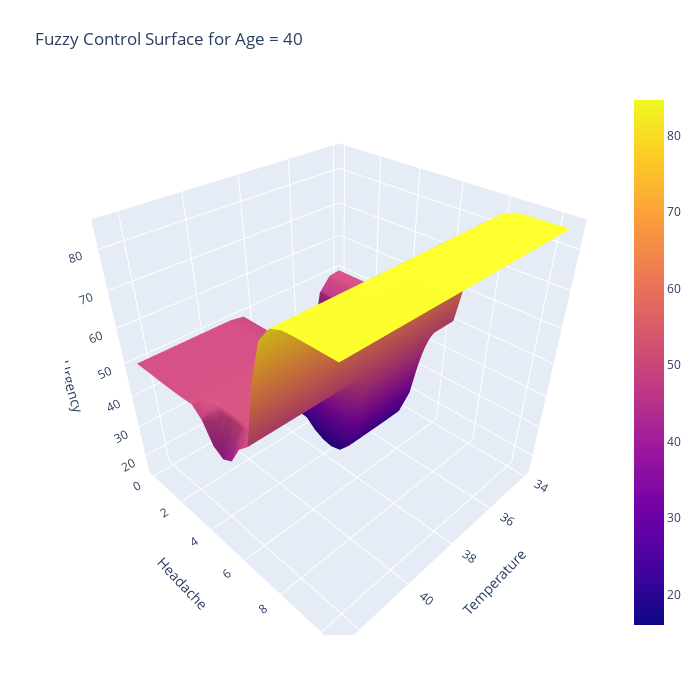
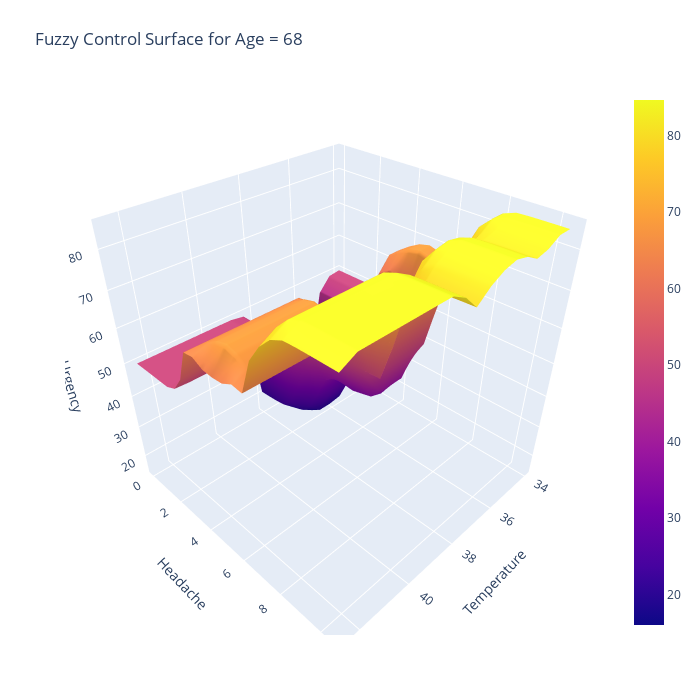

Write notebook code for charts like these, in order.
### Code cell
import numpy as np
import skfuzzy as fuzz
from skfuzzy import control as ctrl
import plotly.graph_objects as go
from ipywidgets import interact, IntSlider

# [Your existing code to define the FIS]

# Generate a grid of values for temperature and headache
temp_values = np.arange(34, 43, 0.5)
headache_values = np.arange(0, 11, 0.5)
temp, headache = np.meshgrid(temp_values, headache_values)

# Function to compute urgency based on temperature, headache, and age
def compute_urgency(age_value):
    # Array to hold the results
    urgency_output = np.zeros_like(temp)

    # Loop through the grid and compute urgency
    for i in range(temp.shape[0]):
        for j in range(temp.shape[1]):
            urgency_simulation.input['temperature'] = temp[i, j]
            urgency_simulation.input['headache'] = headache[i, j]
            urgency_simulation.input['age'] = age_value
            urgency_simulation.compute()
            urgency_output[i, j] = urgency_simulation.output['urgency']
    
    return urgency_output

def update_plot(age_value):
    # Compute the urgency
    urgency_output = compute_urgency(age_value)

    # Create the plot
    fig = go.Figure(data=[go.Surface(z=urgency_output, x=temp, y=headache)])

    # Update plot layout
    fig.update_layout(
        title=f'Fuzzy Control Surface for Age = {age_value}',
        scene=dict(
            xaxis_title='Temperature',
            yaxis_title='Headache',
            zaxis_title='Urgency'
        ),
        autosize=False,
        width=700, height=700,
        margin=dict(l=65, r=50, b=65, t=90)
    )

    fig.show()

# Interactive plot
interact(update_plot, age_value=IntSlider(min=0, max=130, step=1, value=40))

### Figure 1 — Plotly figure (JSON) as saved in the notebook; plotly's stock layout.template omitted (floating-point values rounded to 4 significant figures; data arrays with more than 128 entries replaced by an {"elided": "..."} marker saying what was removed)
{"data": [{"type": "surface", "x": {"elided": "22x18 float values"}, "y": {"elided": "22x18 float values"}, "z": {"elided": "22x18 float values"}}], "layout": {"autosize": false, "height": 700, "margin": {"b": 65, "l": 65, "r": 50, "t": 90}, "scene": {"xaxis": {"title": {"text": "Temperature"}}, "yaxis": {"title": {"text": "Headache"}}, "zaxis": {"title": {"text": "Urgency"}}}, "title": {"text": "Fuzzy Control Surface for Age = 40"}, "width": 700}}

### Figure 2 — Plotly figure (JSON) as saved in the notebook; plotly's stock layout.template omitted (floating-point values rounded to 4 significant figures; data arrays with more than 128 entries replaced by an {"elided": "..."} marker saying what was removed)
{"data": [{"type": "surface", "x": {"elided": "22x18 float values"}, "y": {"elided": "22x18 float values"}, "z": {"elided": "22x18 float values"}}], "layout": {"autosize": false, "height": 700, "margin": {"b": 65, "l": 65, "r": 50, "t": 90}, "scene": {"xaxis": {"title": {"text": "Temperature"}}, "yaxis": {"title": {"text": "Headache"}}, "zaxis": {"title": {"text": "Urgency"}}}, "title": {"text": "Fuzzy Control Surface for Age = 68"}, "width": 700}}
